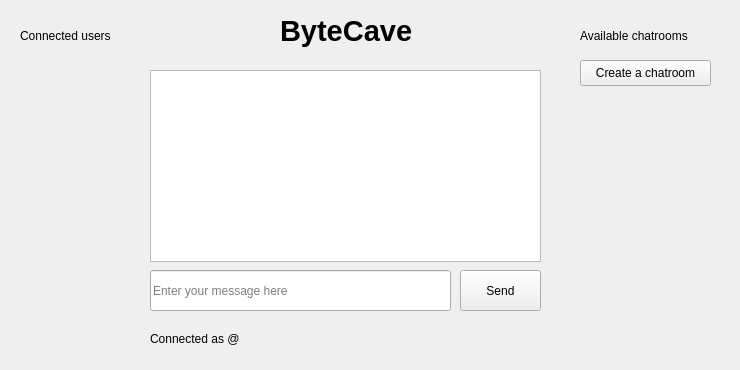
<?xml version="1.0" encoding="UTF-8"?>
<ui version="4.0">
 <class>MainWindow</class>
 <widget class="QMainWindow" name="MainWindow">
  <property name="geometry">
   <rect>
    <x>0</x>
    <y>0</y>
    <width>740</width>
    <height>370</height>
   </rect>
  </property>
  <property name="windowTitle">
   <string>MainWindow</string>
  </property>
  <widget class="QWidget" name="centralwidget">
   <widget class="QLabel" name="AppTitle">
    <property name="geometry">
     <rect>
      <x>280</x>
      <y>10</y>
      <width>161</width>
      <height>41</height>
     </rect>
    </property>
    <property name="font">
     <font>
      <pointsize>22</pointsize>
      <bold>true</bold>
     </font>
    </property>
    <property name="text">
     <string>ByteCave</string>
    </property>
   </widget>
   <widget class="QPushButton" name="sendMessageBtn">
    <property name="geometry">
     <rect>
      <x>460</x>
      <y>270</y>
      <width>81</width>
      <height>41</height>
     </rect>
    </property>
    <property name="text">
     <string>Send</string>
    </property>
   </widget>
   <widget class="QTextBrowser" name="chat">
    <property name="geometry">
     <rect>
      <x>150</x>
      <y>70</y>
      <width>391</width>
      <height>192</height>
     </rect>
    </property>
   </widget>
   <widget class="QLineEdit" name="messageLE">
    <property name="geometry">
     <rect>
      <x>150</x>
      <y>270</y>
      <width>301</width>
      <height>41</height>
     </rect>
    </property>
    <property name="placeholderText">
     <string>Enter your message here</string>
    </property>
   </widget>
   <widget class="QLabel" name="label">
    <property name="geometry">
     <rect>
      <x>580</x>
      <y>20</y>
      <width>131</width>
      <height>31</height>
     </rect>
    </property>
    <property name="text">
     <string>Available chatrooms</string>
    </property>
   </widget>
   <widget class="QLabel" name="label_2">
    <property name="geometry">
     <rect>
      <x>20</x>
      <y>20</y>
      <width>131</width>
      <height>31</height>
     </rect>
    </property>
    <property name="text">
     <string>Connected users</string>
    </property>
   </widget>
   <widget class="QLabel" name="usernameTag">
    <property name="geometry">
     <rect>
      <x>150</x>
      <y>330</y>
      <width>161</width>
      <height>18</height>
     </rect>
    </property>
    <property name="text">
     <string>Connected as @</string>
    </property>
   </widget>
   <widget class="QPushButton" name="createChatroomBtn">
    <property name="geometry">
     <rect>
      <x>580</x>
      <y>60</y>
      <width>131</width>
      <height>26</height>
     </rect>
    </property>
    <property name="text">
     <string>Create a chatroom</string>
    </property>
   </widget>
  </widget>
 </widget>
 <resources/>
 <connections/>
</ui>
